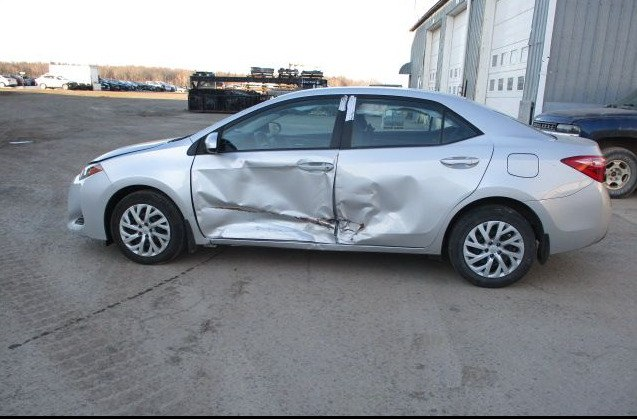
#> input picture file_0.jpg, 637 x 419 px, given in place of the camera
$ python basic_detect.py
#> lines starting #> are read from the running program, lines starting #| are printed output that depends on the picture; after the words box and inside, x2 and y2 are one past the last pixel; in counts of white or black regions, pixels touching at a corner belong together
#> in main, frame is the input picture: shape (419, 637, 3); mean B, G, R 148.7, 141.3, 135.8
import cv2
import numpy as np

def detect_objects(frame, lower_color, upper_color):
    """
    Функция для детекции объектов по цвету.

    :param frame: Входное изображение (кадр с камеры или видео).
    :param lower_color: Нижняя граница HSV-диапазона.
    :param upper_color: Верхняя граница HSV-диапазона.
    :return: Обработанное изображение с наложенными контурами.
    """
    hsv_frame = cv2.cvtColor(frame, cv2.COLOR_BGR2HSV)
#> hsv_frame: shape (419, 637, 3); mean H, S, V 93.6, 30.4, 150

    mask = cv2.inRange(hsv_frame, lower_color, upper_color)
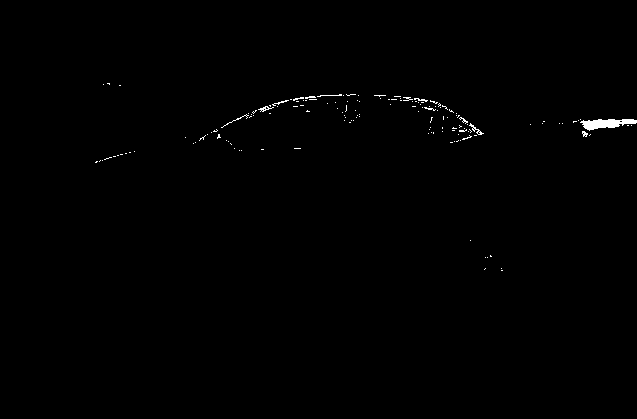
#> mask: shape (419, 637); 0.41% white; 150 white regions (138 under 20 px), largest, box (x1, y1, x2, y2) and area: (580, 119, 637, 131) 396, (469, 123, 484, 135) 45, (258, 106, 274, 112) 37

    mask = cv2.erode(mask, None, iterations=2)
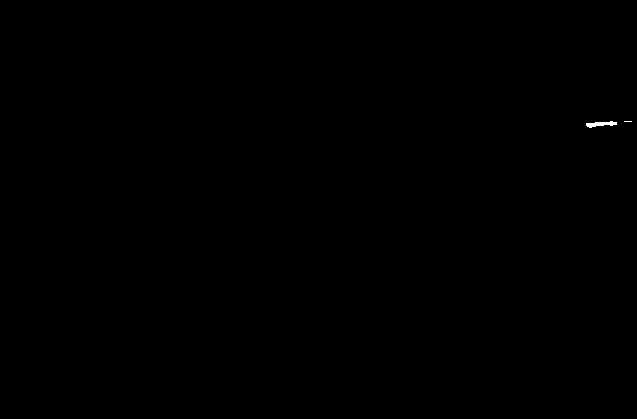
#> mask: shape (419, 637); 0.05% white; 2 white regions (1 under 20 px), largest, box (x1, y1, x2, y2) and area: (586, 121, 617, 128) 120
    mask = cv2.dilate(mask, None, iterations=2)
#> mask: shape (419, 637); 0.13% white; 2 white regions

    contours, _ = cv2.findContours(mask, cv2.RETR_EXTERNAL, cv2.CHAIN_APPROX_SIMPLE)
#> contours = 2 contours; box (x1, y1, x2, y2) and area: (584, 119, 619, 130) 251, (622, 119, 634, 124) 44

    for contour in contours:
        if cv2.contourArea(contour) < 500:
            continue

        x, y, w, h = cv2.boundingRect(contour)
        cv2.rectangle(frame, (x, y), (x + w, y + h), (0, 255, 0), 2)
        cv2.putText(frame, "Object", (x, y - 10), cv2.FONT_HERSHEY_SIMPLEX, 0.5, (0, 255, 0), 2)
#> this loop made 2 passes
#> contour on pass 1: [[622, 119], [622, 123], [633, 123], [633, 119]]

    return frame, mask

def main():
    cap = cv2.VideoCapture(0)

    lower_color = np.array([100, 150, 50])
    upper_color = np.array([140, 255, 255])

    while True:
        ret, frame = cap.read()
        if not ret:
            print("Не удалось получить кадр.")
            break

        processed_frame, mask = detect_objects(frame, lower_color, upper_color)

        cv2.imshow("Original Frame", frame)
        cv2.imshow("Mask", mask)
        cv2.imshow("Processed Frame", processed_frame)

        if cv2.waitKey(1) & 0xFF == ord('q'):
#> (key q is pressed here)
            break

    cap.release()
    cv2.destroyAllWindows()

if __name__ == "__main__":
    main()
